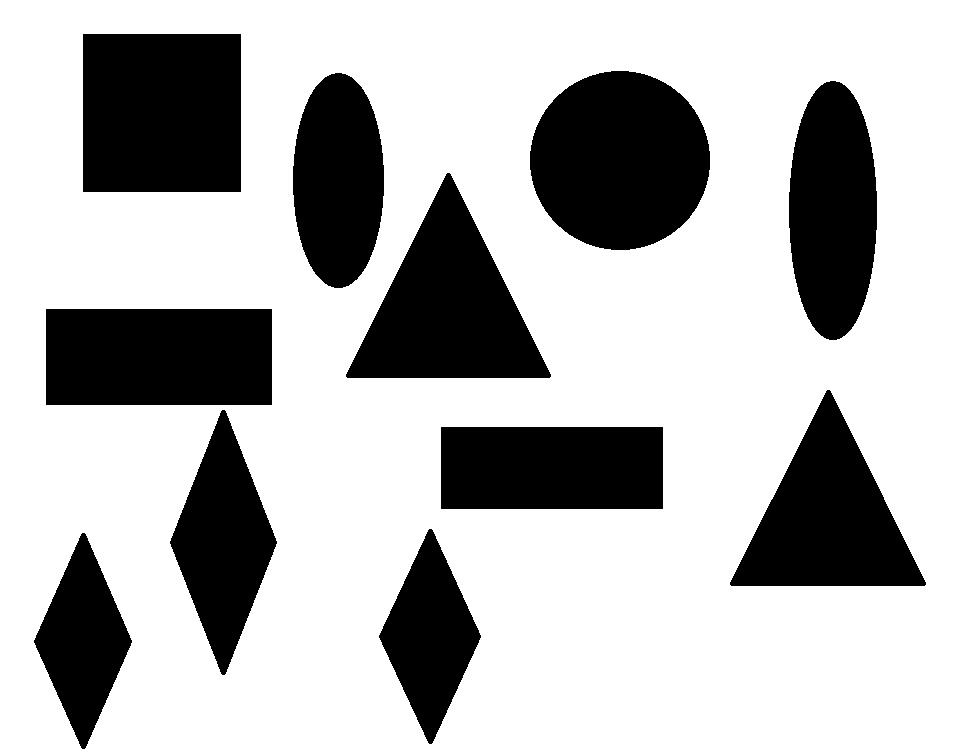
#> input picture figure_count/my_fig.png, 963 x 754 px
$ python main.py
#> lines starting #> are read from the running program, lines starting #| are printed output that depends on the picture; after the words box and inside, x2 and y2 are one past the last pixel; in counts of white or black regions, pixels touching at a corner belong together
import numpy as np
import cv2

def get_data(contours):
    arguments = {}
    arguments.update(triangle={"approx": 0, "count": 0, "name": "Треугольник"})
    arguments.update(square={"approx": 0, "count": 0, "name": "Квадрат"})
    arguments.update(rectangle={"approx": 0, "count": -1, "name": "Прямоугольник"})
    arguments.update(diamonds={"approx": 0, "count": 0, "name": "Ромб"})
    arguments.update(circle={"approx": 0, "count": 0, "name": "Круг"})
    arguments.update(oval={"approx": 0, "count": 0, "name": "Овал"})

    for cnt in contours:
        approx = cv2.approxPolyDP(cnt, 0.01 * cv2.arcLength(cnt, True), True)
        x,y = approx.ravel()[0], approx.ravel()[1] - 5
        x1, y1, w, h = cv2.boundingRect(approx)
        aspect_ratio = float(w) / float(h)
        if len(approx) == 3:
            # cv2.putText(img, "triangle", (x, y), cv2.FONT_HERSHEY_SIMPLEX, 1, (0, 0, 0), 1)
            arguments.update(triangle={"approx": len(approx), "count": int(arguments['triangle']['count']) + 1,
                                       "name": "Треугольник"})
        elif len(approx) == 4:
            if aspect_ratio >= 0.95 and aspect_ratio <= 1.05:
                # cv2.putText(img, "square", (x, y), cv2.FONT_HERSHEY_SIMPLEX, 1, (0, 0, 0), 1)
                arguments.update(
                    square={"approx": len(approx), "count": int(arguments['square']['count']) + 1, "name": "Квадрат"})
            elif aspect_ratio >= 1.20:
                # cv2.putText(img, "diamonds", (x, y), cv2.FONT_HERSHEY_SIMPLEX, 1, (0, 0, 0), 1)
                arguments.update(diamonds={"approx": 0, "count": int(arguments['diamonds']['count']) + 1, "name": "Ромб"})
            else:
                # cv2.putText(img, "rectangle", (x, y), cv2.FONT_HERSHEY_SIMPLEX, 1, (0, 0, 0), 1)
                arguments.update(rectangle={"approx": len(approx), "count": int(arguments['rectangle']['count']) + 1,
                                            "name": "Прямоугольник"})
        else:
            if aspect_ratio >= 0.95 and aspect_ratio <= 1.05:
                # cv2.putText(img, "circle", (x, y), cv2.FONT_HERSHEY_SIMPLEX, 1, (0, 0, 0), 1)
                arguments.update(
                    circle={"approx": len(approx), "count": int(arguments['circle']['count']) + 1, "name": "Круг"})
            else:
                # cv2.putText(img, "oval", (x, y), cv2.FONT_HERSHEY_COMPLEX_SMALL, 1, (0, 0, 255), 1)
                arguments.update(
                    oval={"approx": len(approx), "count": int(arguments['oval']['count']) + 1, "name": "Овал"})

        box = np.int0(cnt)
        cv2.drawContours(img, [box], 0, (255, 0, 0), 2)
    return arguments

if __name__ == '__main__':
    img = cv2.imread('my_fig.png')
#> img is the input picture: shape (754, 963, 3); 72.2% white; 11 black regions, largest, box (x1, y1, x2, y2) and area: (530, 71, 710, 250) 25281, (83, 34, 241, 192) 24964, (46, 309, 272, 405) 21696
    gray_main_image = cv2.cvtColor(img, cv2.COLOR_BGR2GRAY)
    blurred = cv2.GaussianBlur(gray_main_image, (5, 5), 0)
    T, thresh_img = cv2.threshold(blurred, 215, 255, cv2.THRESH_BINARY)
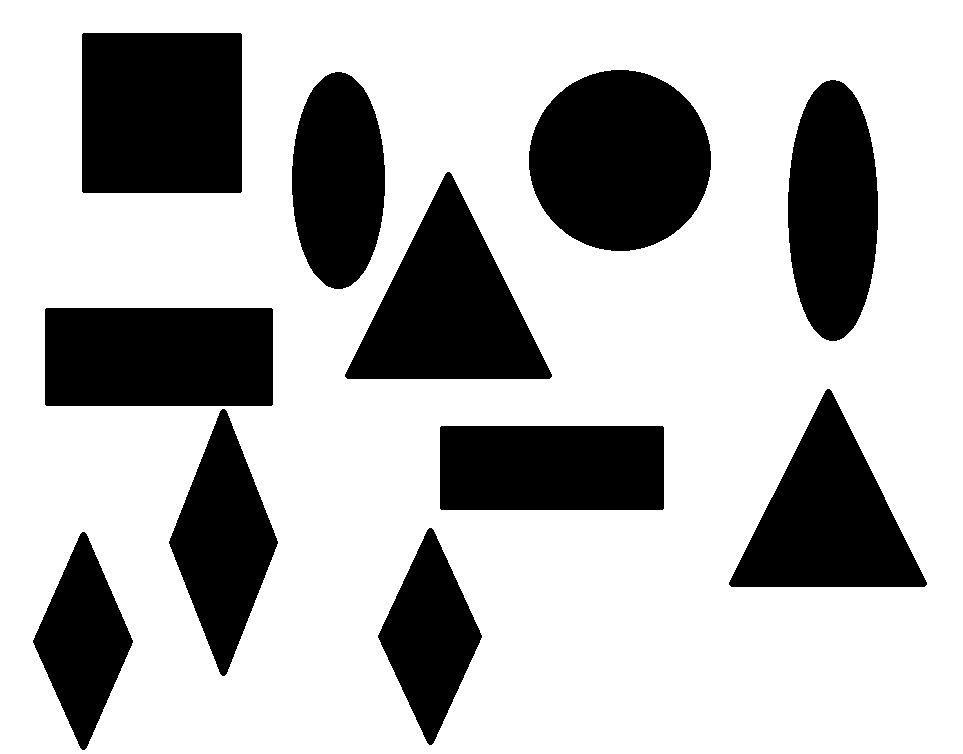
#> thresh_img: shape (754, 963); 71.3% white; 11 black regions
    contours0, hierarchy = cv2.findContours(thresh_img.copy(), cv2.RETR_TREE, cv2.CHAIN_APPROX_SIMPLE)
#> contours0 = 12 contours; largest, box (x1, y1, x2, y2) and area: (0, 0, 963, 754) 724386, (528, 69, 712, 252) 26071, (81, 32, 243, 194) 25913, (44, 307, 274, 407) 22663, (344, 171, 553, 380) 22546

    height, width = img.shape[:2]
#> height = 754; width = 963
    x, y = width - 200, height - 125
#> x = 763; y = 629
    arguments = get_data(contours0)
#> the loop in get_data, `for cnt in contours:` made 12 passes
#> (approx, x, y, x1, y1, w, h, aspect_ratio) on passes 2, 3, 4, 5, 6, 7, 8, 12: ([[82, 531], [133, 640], [84, 750], [32, 642]], 82, 526, 32, 531, 102, 220, 0.464), ([[429, 527], [482, 635], [431, 745], [377, 637]], 429, 522, 377, 527, 106, 219, 0.484), ([[439, 427], [662, 425], [664, 508], [441, 510]], 439, 422, 439, 425, 226, 86, 2.63), ([[222, 408], [278, 541], [224, 676], [168, 543]], 222, 403, 168, 408, 111, 269, 0.413), ([[827, 388], [924, 587], [728, 584]], 827, 383, 728, 388, 197, 200, 0.985), ([[44, 309], [271, 307], [273, 404], [46, 406]], 44, 304, 44, 307, 230, 100, 2.3), ([[447, 171], [549, 379], [344, 376]], 447, 166, 344, 171, 206, 209, 0.986), ([[83, 32], [242, 34], [240, 193], [81, 191]], 83, 27, 81, 32, 162, 162, 1)
#> (x, y, x1, y1, w, h, aspect_ratio) on passes 9 to 11: (830, 74, 787, 79, 92, 263, 0.35), (335, 66, 291, 71, 95, 219, 0.434), (611, 64, 528, 69, 184, 183, 1.01)
#> after the loop in get_data, `for cnt in contours:`:
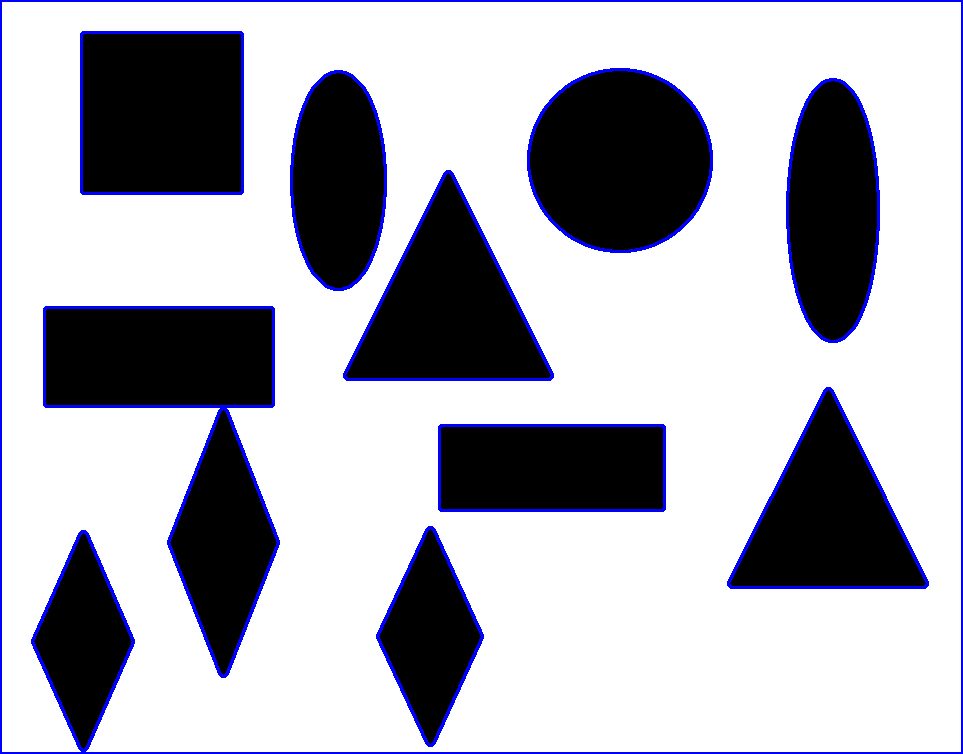
#> img: shape (754, 963, 3); 3.89% of pixels changed, all inside (x1, y1, x2, y2) = (0, 0, 963, 754)
#> after the loop in get_data, `for cnt in contours:`: arguments = 6 items
#> arguments = 6 items
    for i, item in enumerate(arguments):
        cv2.putText(img, f"{item}: {arguments[item]['count']}", (x, y+i*20), cv2.FONT_HERSHEY_DUPLEX, 0.7, (0, 0, 255), 1)
#> this loop made 6 passes
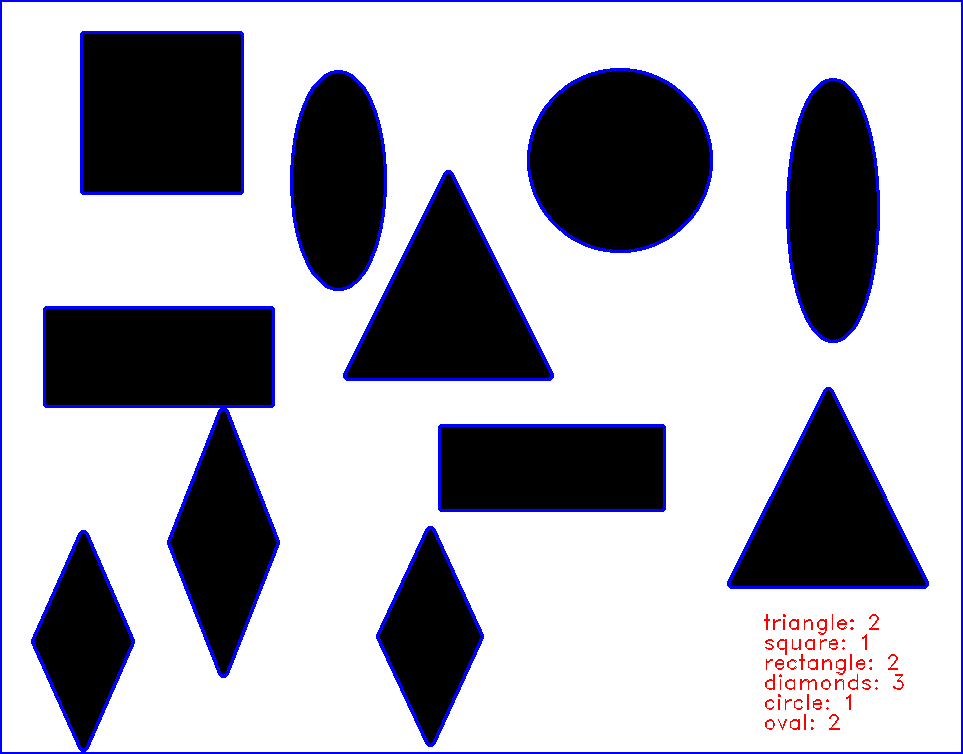
#> img: shape (754, 963, 3); 0.3% of pixels changed, all inside (x1, y1, x2, y2) = (764, 614, 904, 730)

    cv2.imshow('contours', img)
    cv2.waitKey()
    cv2.destroyAllWindows()

$ run again, with figure_count/shapes.png copied over figure_count/my_fig.png
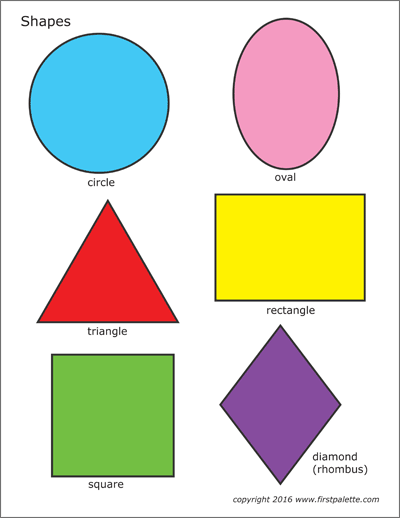
#> input picture figure_count/shapes.png, 400 x 518 px
#> img is the input picture: shape (518, 400, 3); mean B, G, R 198.1, 215.4, 217.4
#> `T, thresh_img = cv2.threshold(blurred, 215, 255, cv2.THRESH_BINARY)`:
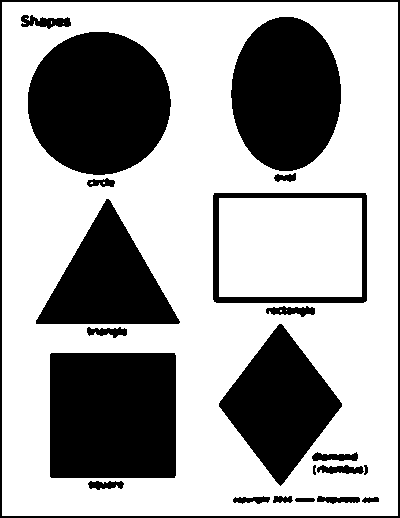
#> thresh_img: shape (518, 400); 64.3% white; 22 black regions
#> contours0 = 29 contours, 6 with area under 20; largest, box (x1, y1, x2, y2) and area: (2, 2, 398, 516) 202635, (212, 192, 368, 304) 17187, (27, 31, 172, 176) 16246, (49, 352, 177, 479) 15992, (219, 198, 362, 297) 13916
#> the loop in get_data, `for cnt in contours:` made 29 passes
#> (x, y, x1, y1, w, h, aspect_ratio) on passes 2 to 9: (294, 494, 294, 497, 22, 6, 3.67), (361, 495, 361, 496, 19, 8, 2.38), (316, 493, 316, 495, 45, 10, 4.5), (272, 497, 272, 495, 22, 9, 2.44), (270, 492, 232, 495, 39, 10, 3.9), (87, 478, 87, 480, 38, 11, 3.45), (364, 459, 363, 464, 6, 12, 0.5), (316, 463, 316, 464, 49, 11, 4.45)
#> after the loop in get_data, `for cnt in contours:`: arguments = 6 items
#> the loop `for i, item in enumerate(arguments):` made 6 passes
#> after the loop `for i, item in enumerate(arguments):`:
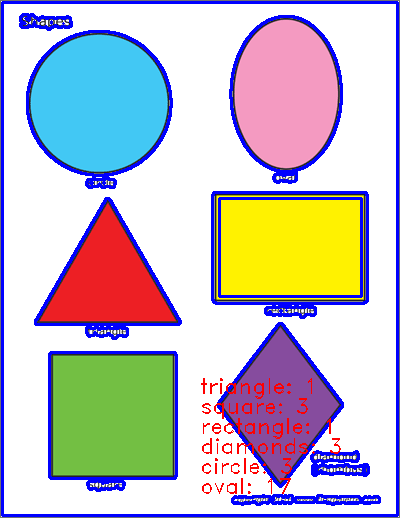
#> img: shape (518, 400, 3); mean B, G, R 199.1, 190.7, 195.1
